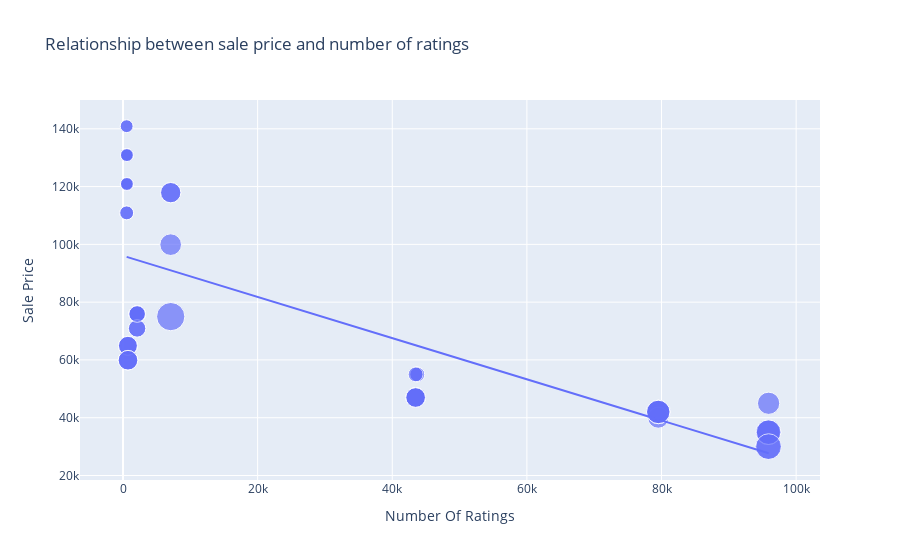

The notebook cell saved with this chart:
### Markdown cell above
# Relationship between sale price and number of ratings

### Code cell
figure = px.scatter(data_frame = data,x ="Number Of Ratings",y = "Sale Price",size = 'Discount Percentage',trendline ='ols', title = "Relationship between sale price and number of ratings" )
figure.show()

### Figure 1 — Plotly figure (JSON) as saved in the notebook; plotly's stock layout.template omitted (floating-point values rounded to 4 significant figures)
{"data": [{"hovertemplate": "Number Of Ratings=%{x}<br>Sale Price=%{y}<br>Discount Percentage=%{marker.size}<extra></extra>", "legendgroup": "", "marker": {"color": "#636efa", "size": [0, 0, 0, 0, 0, 0, 0, 0, 0, 20, 16, 20, 20, 20, 0, 0, 0, 0, 29, 15, 0, 15, 17, 18, 6, 6, 13, 6, 14, 10, 7, 6, 6, 13, 13, 10, 10, 6, 14, 6, 10, 6, 11, 11, 10, 14, 7, 6, 6, 6, 8, 8, 24, 22, 22, 22, 8, 24, 14, 14, 14, 14], "sizemode": "area", "sizeref": 0.0725, "symbol": "circle"}, "mode": "markers", "name": "", "orientation": "v", "showlegend": false, "type": "scatter", "x": [3431, 3431, 3431, 11202, 11202, 3431, 3431, 11202, 1454, 79512, 79512, 79582, 79512, 79512, 1078, 1078, 1078, 1078, 7088, 7088, 1078, 7088, 7081, 95909, 542, 580, 740, 545, 740, 2101, 545, 580, 580, 730, 730, 2101, 2101, 580, 740, 580, 2092, 545, 2101, 2092, 2101, 740, 545, 580, 580, 580, 43707, 43707, 95807, 95909, 95807, 95909, 43470, 95909, 43470, 43470, 43470, 43470], "xaxis": "x", "y": [49900, 84900, 84900, 77000, 77000, 49900, 49900, 77000, 89900, 41999, 39999, 41999, 41999, 41999, 131900, 117100, 131900, 117100, 74999, 117900, 117100, 117900, 99900, 44999, 140900, 130900, 64900, 120900, 59900, 75900, 110900, 130900, 120900, 64900, 64900, 75900, 75900, 120900, 59900, 120900, 75900, 140900, 70900, 70900, 75900, 59900, 110900, 120900, 130900, 130900, 54999, 54999, 29999, 34999, 34999, 34999, 54999, 29999, 46999, 46999, 46999, 46999], "yaxis": "y"}, {"hovertemplate": "<b>OLS trendline</b><br>Sale Price = -0.712783 * Number Of Ratings + 96054.8<br>R<sup>2</sup>=0.492139<br><br>Number Of Ratings=%{x}<br>Sale Price=%{y} <b>(trend)</b><extra></extra>", "legendgroup": "", "marker": {"color": "#636efa", "symbol": "circle"}, "mode": "lines", "name": "", "showlegend": false, "type": "scatter", "x": [542, 545, 545, 545, 545, 580, 580, 580, 580, 580, 580, 580, 580, 730, 730, 740, 740, 740, 740, 1078, 1078, 1078, 1078, 1078, 1454, 2092, 2092, 2101, 2101, 2101, 2101, 2101, 3431, 3431, 3431, 3431, 3431, 7081, 7088, 7088, 7088, 11202, 11202, 11202, 43470, 43470, 43470, 43470, 43470, 43707, 43707, 79512, 79512, 79512, 79512, 79582, 95807, 95807, 95909, 95909, 95909, 95909], "xaxis": "x", "y": [95670.0, 95670.0, 95670.0, 95670.0, 95670.0, 95640.0, 95640.0, 95640.0, 95640.0, 95640.0, 95640.0, 95640.0, 95640.0, 95530.0, 95530.0, 95530.0, 95530.0, 95530.0, 95530.0, 95290.0, 95290.0, 95290.0, 95290.0, 95290.0, 95020.0, 94560.0, 94560.0, 94560.0, 94560.0, 94560.0, 94560.0, 94560.0, 93610.0, 93610.0, 93610.0, 93610.0, 93610.0, 91010.0, 91000.0, 91000.0, 91000.0, 88070.0, 88070.0, 88070.0, 65070.0, 65070.0, 65070.0, 65070.0, 65070.0, 64900.0, 64900.0, 39380.0, 39380.0, 39380.0, 39380.0, 39330.0, 27770.0, 27770.0, 27690.0, 27690.0, 27690.0, 27690.0], "yaxis": "y"}], "layout": {"autosize": true, "legend": {"itemsizing": "constant", "tracegroupgap": 0}, "title": {"text": "Relationship between sale price and number of ratings"}, "xaxis": {"anchor": "y", "autorange": true, "domain": [0, 1], "range": [-5983.0, 103000.0], "title": {"text": "Number Of Ratings"}, "type": "linear"}, "yaxis": {"anchor": "x", "autorange": true, "domain": [0, 1], "range": [11530.0, 153700.0], "title": {"text": "Sale Price"}, "type": "linear"}}}
